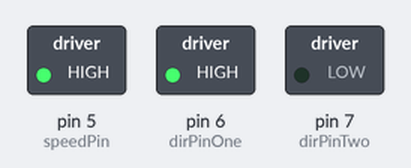
Bench run of a sketch on a simulated Arduino Uno, built with avr-gcc and run on an emulated ATmega328P. Shown: switched loads named in the sketch (green lamp = pin HIGH).

Above: at 0.1 s.
Timing chart, 0 to 1.6 s (numbered marks = the images above):
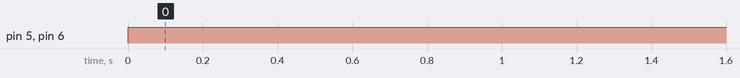

The sketch:

dcMotors.ino
```cpp
int speedPin=5;
int dirPinOne=6;
int dirPinTwo=7;
int motSpeed=255;
void setup() {
  // put your setup code here, to run once:
  pinMode(speedPin, OUTPUT);
  pinMode(dirPinOne, OUTPUT);
  pinMode(dirPinTwo, OUTPUT);
  Serial.begin(9600);
}

void loop() {
  // put your main code here, to run repeatedly:
  digitalWrite(dirPinOne,HIGH);
  digitalWrite(dirPinTwo,LOW);
  analogWrite(speedPin,motSpeed);
}
```

Measured:
- by itself, pin 5 (speedPin), pin 6 (dirPinOne): LOW → HIGH at 0.00 s
